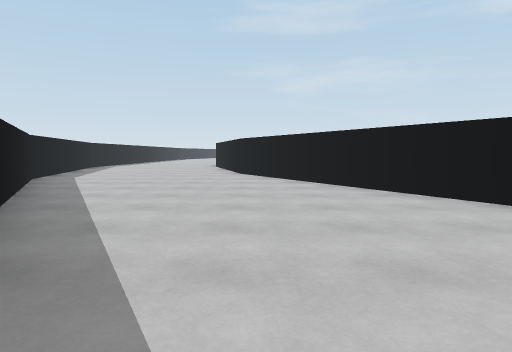
[1] (above)

17 first-person views from a walk through a Unity game level. The camera is 1.2 m above the floor, tilts 4° down and sees 75° across. The floor is counted in squares, 2 m on a side. Each view is taken from the middle of a square. On the plan, view 1 faces up. The plan holds only what a view shows up to about 10 squares ahead; the rest is blank. The place goes on beyond the plan.

[2]
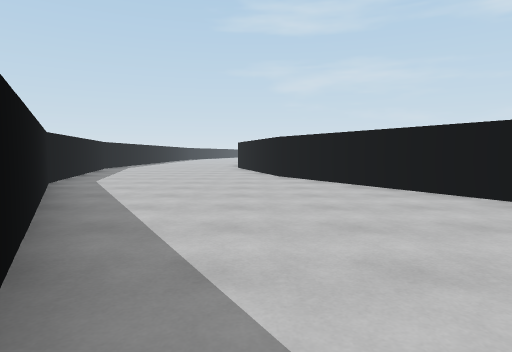

[3]
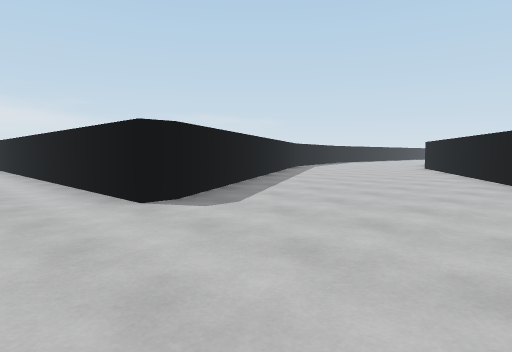

[4]
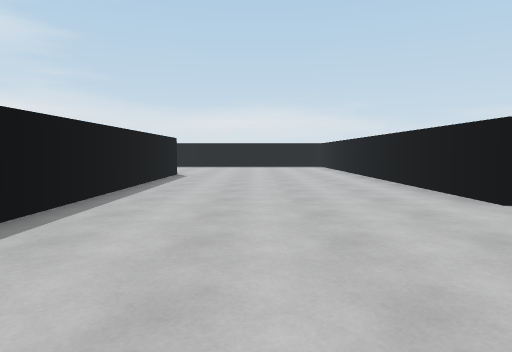

[5]
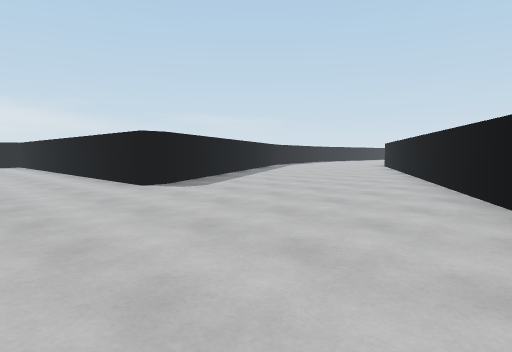

[6]
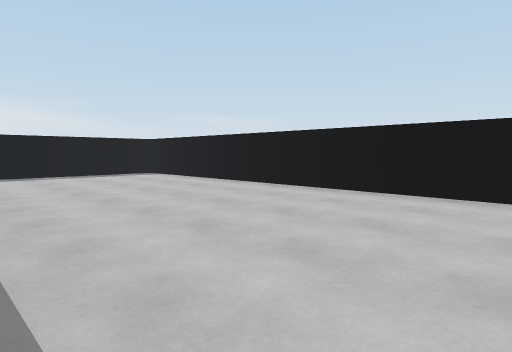

[7]
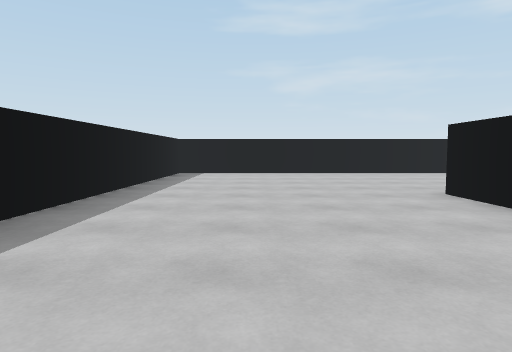

[8]
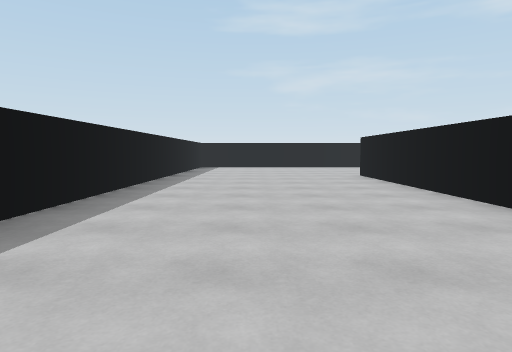

[9]
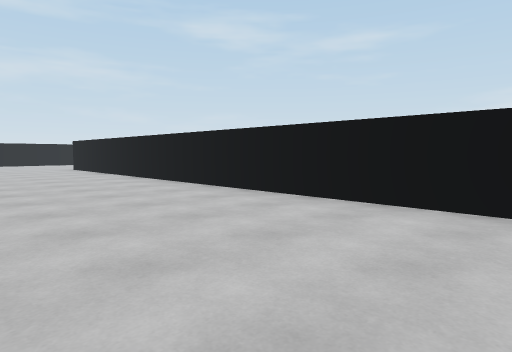

[10]
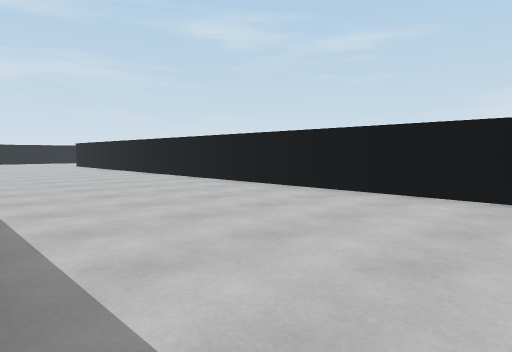

[11]
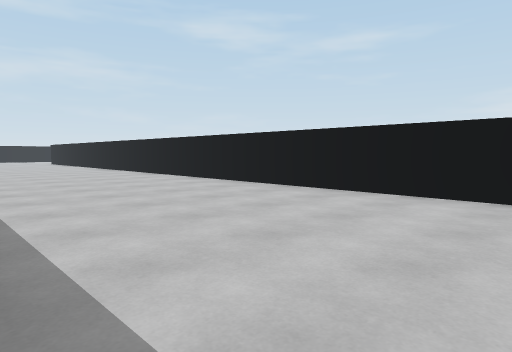

[12]
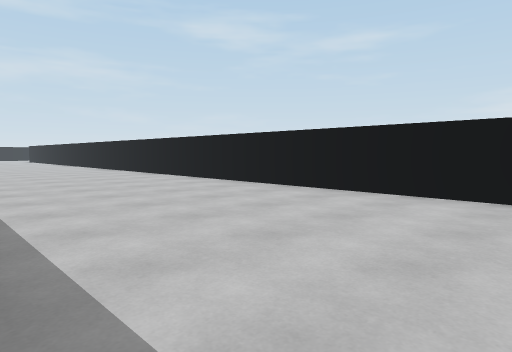

[13]
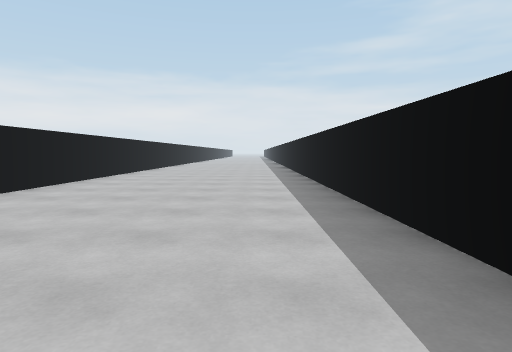

[14]
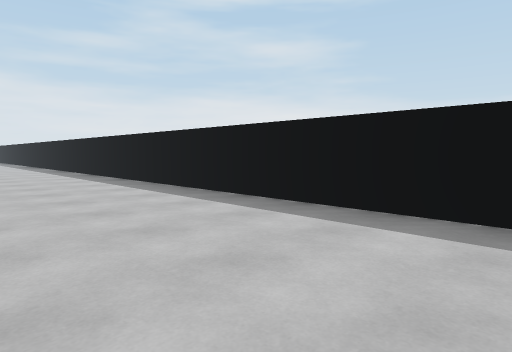

[15]
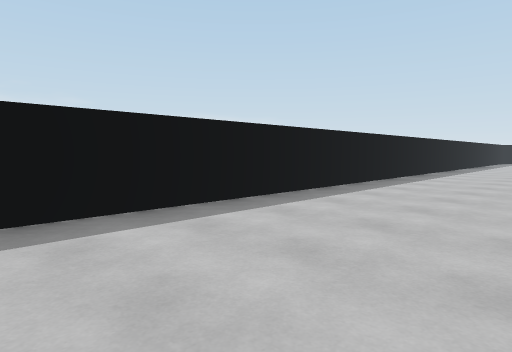

[16]
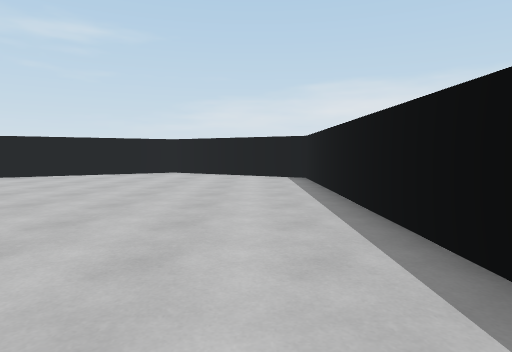

[17]
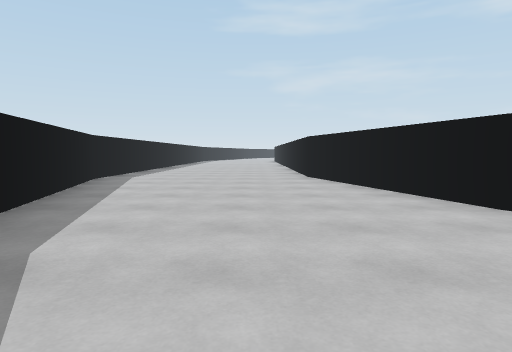

### Floor plan
Points are (right, up) in squares from view 1. A wall is a line through its corners. A room is listed if a view was taken in it or the views show most of it. See-through windows are left out.
Room 1 (views 1, 2, 3, 4, 5, 6, 7, 8, 9, 10, 11, 12, 13, 14, 15, 16, 17)
walls: (-5.1, 7.5) (0.3, -1.7) (0.3, -2.2) (-10.2, -2.2) (-10.2, -33.5); (-0.4, 9.4) (-1.3, 12.6); (-6.4, 12.5) (-5, 7.5); (-5.2, -33.5) (-5.2, -7.2) (5, -7.2) (7.1, -3.5) (-0.4, 9.5)

Where each view was taken, in squares from view 1:
view 1: 0 up, 0 right, facing up
view 2: 1 up, 1 left, facing up
view 3: 4 down, 4 right, facing up-left
view 4: 5 down, 4 right, facing left
view 5: 5 down, 6 right, facing up-left
view 6: 7 down, 1 left, facing up-left
view 7: 12 down, 8 left, facing up
view 8: 16 down, 8 left, facing up
view 9: 20 down, 9 left, facing up-right
view 10: 23 down, 10 left, facing up-right
view 11: 27 down, 10 left, facing up-right
view 12: 32 down, 10 left, facing up-right
view 13: 24 down, 9 left, facing down
view 14: 22 down, 7 left, facing down-left
view 15: 24 down, 7 left, facing up-left
view 16: 6 down, 3 left, facing right
view 17: 6 up, 3 left, facing up
